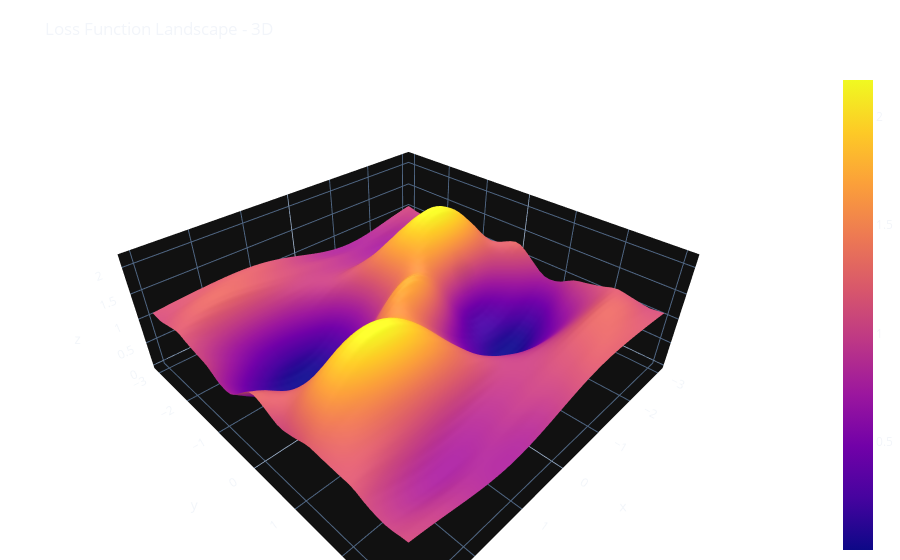
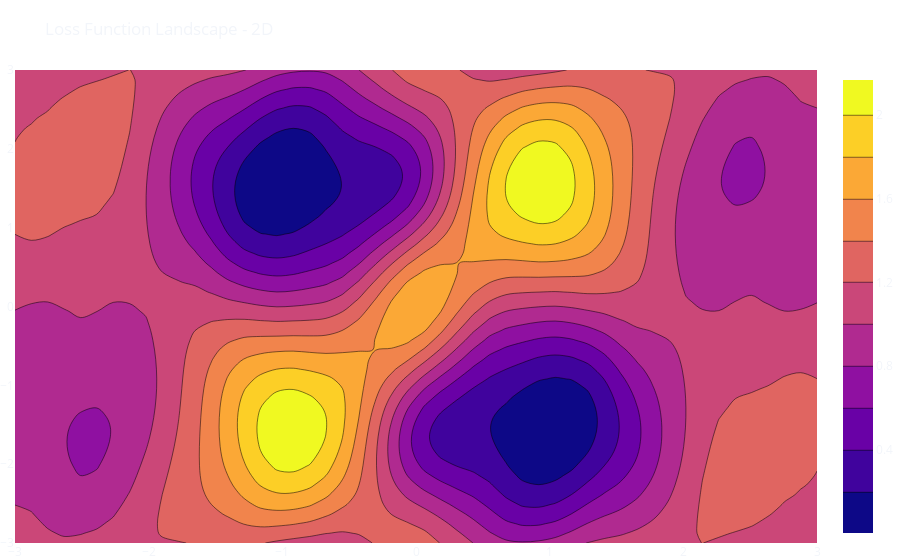

Notebook source saved alongside these figures, in order:
### Markdown cell above
**Now, let's take a look at the _Loss Surface/Loss Function Landscape_**.

### Code cell
fig = go.Figure()
fig.add_trace(go.Surface(x=w0_val, y=w1_val,
                         z=loss_log_df['MSE'].to_numpy().reshape((len(w0_val), len(w1_val)))))
fig.update_layout(margin=dict(l=0, r=0, t=70, b=0),
                  template='plotly_dark',
                  title='Loss Function Landscape - 3D',
                  paper_bgcolor='rgba(0, 0, 0, 0)',
                  plot_bgcolor='rgba(0, 0, 0, 0)')
iplot(fig)

fig = go.Figure()
fig.add_trace(go.Contour(
    x=loss_log_df['w0'], y=loss_log_df['w1'], z=loss_log_df['MSE']))
fig.update_layout(margin=dict(l=0, r=0, t=70, b=0),
                  template='plotly_dark',
                  title='Loss Function Landscape - 2D',
                  paper_bgcolor='rgba(0, 0, 0, 0)',
                  plot_bgcolor='rgba(0, 0, 0, 0)')
iplot(fig)

### Figure 1 — Plotly figure (JSON) as saved in the notebook; plotly's stock layout.template omitted (floating-point values rounded to 4 significant figures; data arrays with more than 128 entries replaced by an {"elided": "..."} marker saying what was removed)
{"data": [{"type": "surface", "x": [-3, -2.878, -2.755, -2.633, -2.51, -2.388, -2.265, -2.143, -2.02, -1.898, -1.776, -1.653, -1.531, -1.408, -1.286, -1.163, -1.041, -0.9184, -0.7959, -0.6735, -0.551, -0.4286, -0.3061, -0.1837, -0.06122, 0.06122, 0.1837, 0.3061, 0.4286, 0.551, 0.6735, 0.7959, 0.9184, 1.041, 1.163, 1.286, 1.408, 1.531, 1.653, 1.776, 1.898, 2.02, 2.143, 2.265, 2.388, 2.51, 2.633, 2.755, 2.878, 3], "y": [-3, -2.878, -2.755, -2.633, -2.51, -2.388, -2.265, -2.143, -2.02, -1.898, -1.776, -1.653, -1.531, -1.408, -1.286, -1.163, -1.041, -0.9184, -0.7959, -0.6735, -0.551, -0.4286, -0.3061, -0.1837, -0.06122, 0.06122, 0.1837, 0.3061, 0.4286, 0.551, 0.6735, 0.7959, 0.9184, 1.041, 1.163, 1.286, 1.408, 1.531, 1.653, 1.776, 1.898, 2.02, 2.143, 2.265, 2.388, 2.51, 2.633, 2.755, 2.878, 3], "z": {"elided": "50x50 float values"}}], "layout": {"margin": {"b": 0, "l": 0, "r": 0, "t": 70}, "paper_bgcolor": "rgba(0, 0, 0, 0)", "plot_bgcolor": "rgba(0, 0, 0, 0)", "title": {"text": "Loss Function Landscape - 3D"}}}

### Figure 2 — Plotly figure (JSON) as saved in the notebook; plotly's stock layout.template omitted (floating-point values rounded to 4 significant figures; data arrays with more than 128 entries replaced by an {"elided": "..."} marker saying what was removed)
{"data": [{"type": "contour", "x": {"elided": "2500 float values"}, "y": {"elided": "2500 float values"}, "z": {"elided": "2500 float values"}}], "layout": {"margin": {"b": 0, "l": 0, "r": 0, "t": 70}, "paper_bgcolor": "rgba(0, 0, 0, 0)", "plot_bgcolor": "rgba(0, 0, 0, 0)", "title": {"text": "Loss Function Landscape - 2D"}}}
